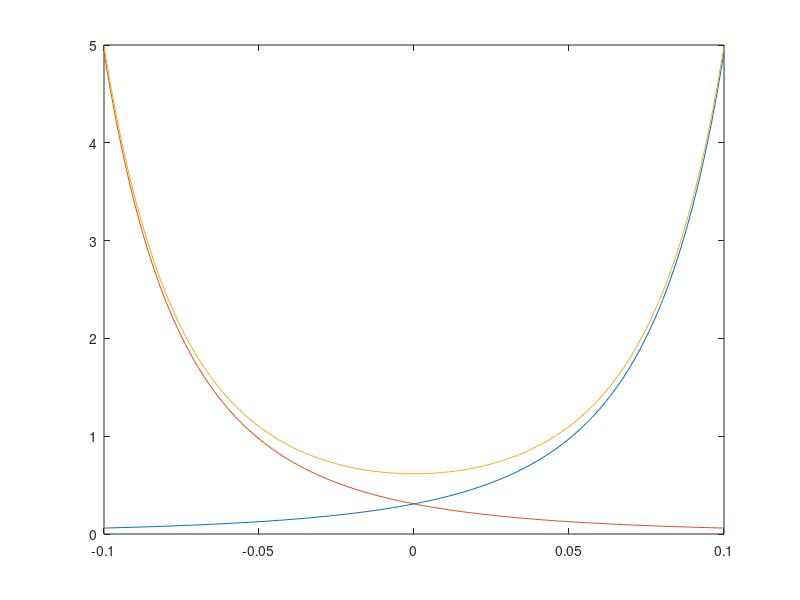

Here is the MATLAB script that generated this plot: (Note: this script raises an error after producing the figure.)
%% Linearisation

clearvars
clc

%<*param>
param.c   = 1;         % kg/s
param.mu0 = 4*pi*1e-7; % N/A^2
param.a   = 0.025;     % m
param.Br  = 1.3;       % T
param.rho = 7500;      % kg/m^3
param.g   = 9.81;      % m/s^2
param.gap = 16*param.a;
param.vol = param.a^3;
param.mass = param.rho*param.vol;
param.magn_x = param.Br/param.mu0*param.vol;
%</param>

%<*forces>
f_mag = @(x) (3/2) * param.mu0 * param.magn_x^2 ./ x.^4; % attraction by default
f_attr = @(gd,x) f_mag(-gd/2+x);
f_repl = @(gd,x) f_mag(+gd/2+x);
f_spring = @(gd,x) f_attr(gd,x) + f_repl(gd,x);
%</forces>

%<*plot1>
figure(1); clf; hold on; box on
displ = linspace(-param.gap/4,param.gap/4);
plot(displ,f_attr(param.gap,displ))
plot(displ,f_repl(param.gap,displ))
plot(displ,f_spring(param.gap,displ))

yline(param.mass*param.g,'--',"Weight")
xlabel("Displacement, x"); ylabel("Force, N")
legend("Attraction","Repulsion","Total")
%</plot1>

%<*plot2>
figure(2); clf; hold on; box on
displ = linspace(-param.gap/4,param.gap/4);
for gap = (13:20)*param.a
  plot(displ,f_spring(gap,displ))
end
yline(param.mass*param.g,'--',"Weight")
xlabel("Displacement, x"); ylabel("Force, N")
ylim([0 5])
%</plot2>

%% Dynamic model
%
% Let's implement the ODE. Take the sum of forces:
% $$ m\ddot x = - c \dot x + k(x) $$

%<*msd>
function dq = magspring_dyn(q,param)
  x   = q(1,:);
  dx  = q(2,:);

  f_mag = @(x) (3/2) * param.mu0 * param.magn_x^2 ./ x.^4; % attraction by default
  f_spring = @(gd,x) f_mag(-gd/2+x) + f_mag(+gd/2+x);

  ddx = f_spring(param.gap,x)/param.mass - param.c/param.mass*dx - param.g;
  dq  = [dx; ddx];
end
%</msd>

%<*ode>
tmax = 2; % s
x0  = -0.05; % initial position, m
dx0 = 0; % initial velocity, m/s
[t,x] = ode45(@(tt,xx) magspring_dyn(xx,param),[0 tmax],[x0; dx0]);
%</ode>

%<*plot3>
figure(3); clf; hold on; box on
yyaxis left; plot(t,1000*x(:,1),'.-')
yyaxis right; plot(t,1000*x(:,2),'.-')
box on; grid on
xlabel("Time, s")
yyaxis left; ylabel("Displacement, mm")
yyaxis right; ylabel("Velocity, mm/s")
%</plot3>


%% Vector field

%<*quiv1>
x1_0 = 0.08;
x2_0 = 1;
x1range = linspace(-x1_0,x1_0,21);
x2range = linspace(-x2_0,x2_0,21);
[x1,x2] = meshgrid(x1range,x2range);
x1x2 = transpose([x1(:),x2(:)]);
dx1dx2 = magspring_dyn(x1x2,param);
%</quiv1>

%<*quiv2>
yscale = 10; % just for better plotting
figure(4); clf; hold on; box on
quiver(x1x2(1,:),x1x2(2,:)/yscale,dx1dx2(1,:),dx1dx2(2,:)/yscale)
xlabel("Displacement $x_1$",Interpreter="LaTeX")
ylabel("Velocity $x_2$/"+yscale,Interpreter="LaTeX")
axis square
axis(1.2*[-x1_0 x1_0 -x2_0/yscale x2_0/yscale])
%</quiv2>


%% Phase portrait

clc

%<*phase1>
figure(101); clf; tiledlayout(1,2);

tmax = 2; x1_max = 0.1; x2_max = 1;
x1range = linspace(-x1_max,x1_max,7);
x2range = linspace(-x2_max,x2_max,7);
[x1_0,x2_0] = meshgrid(x1range,x2range);
%</phase1>

%<*phase2>
for ii = 1:numel(x1_0(:))
  [t,x] = ode45(@(tt,xx) magspring_dyn(xx,param),[0 tmax],[x1_0(ii); x2_0(ii)]);

  isstable = x(end,2) < 1e-3; % if mass comes to rest
  if isstable, col = "black"; else, col = "red"; end

  nexttile(1); hold on; grid on; box on
  plot(t(1,1),x(1,1),".",MarkerSize=10,Color=col); % plot initial state
  plot(t(:,1),x(:,1),color=col)

  nexttile(2); hold on; grid on; box on
  plot(x(1,1),x(1,2),".",MarkerSize=10,Color=col); % plot initial state
  plot(x(:,1),x(:,2),color=col)
end
%</phase2>

%<*phase3>
nexttile(1)
xlabel("Time, $t$, s",Interpreter="LaTeX")
ylabel("Displacement, $x_1$, m",Interpreter="LaTeX")
axis square
title("Time evolution of states")

nexttile(2)
xlabel("Displacement, $x_1$, m",Interpreter="LaTeX")
ylabel("Velocity, $x_2$, m/s",Interpreter="LaTeX")
yylim = ylim(); ythresh = x2_max*1.5;
ylim([max(yylim(1),-ythresh),min(yylim(2),+ythresh)]); % limit y axis if unstable
axis square
title("State trajectories (phase portrait)")
%</phase3>

nexttile(1)
xlim([0 0.5*tmax])

nexttile(2)
xlim([-0.125 0.125])
ylim([-1.25 1.25])
figuresize(20,10,"cm")
saveas(gcf,"magspringportrait.pdf")


%% Linearise

clc

% find equilibrium points:

%<*root>
x_eq1 = fzero(@(x) f_spring(param.gap,x)-param.mass*param.g , -0.01);
x_eq2 = fzero(@(x) f_spring(param.gap,x)-param.mass*param.g , +0.01);
%</root>

%<*deriv>
k_mag = @(x) -6 * param.mu0 * param.magn_x^2 ./ x.^5;
k_spring = @(gd,x) k_mag(-gd/2+x) + k_mag(+gd/2+x);

figure(11); clf; hold on; box on
displ = linspace(-param.gap/4,param.gap/4,20);
plot(displ,k_spring(param.gap,displ))
plot(displ,gradient(f_spring(param.gap,displ),displ(2)-displ(1)),'.')
legend("Analytical","Numerical")
ylabel("Derivative of force, N/m")
xlabel("Displacement, m")
%</deriv>

%% Response at first equilibrium point

%<*ss>
k_lin1 = k_spring(param.gap,x_eq1);
M = param.mass;

A1 = [0, 1; k_lin1/M, -param.c/M];
B1 = [0; 1/M];
C1 = [1, 0]; % displacement output
D1 = 0;

magss1 = ss(A1,B1,C1,D1);
%</ss>

%<*lin>
figure(8); clf; hold on; box on

x0  = -0.01; % initial position, m
dx0 = 0; % initial velocity, m/s

[y,t] = initial(magss1,[x0; dx0]);
plot(t,1000*y)

[t,x] = ode45(@(tt,xx) magspring_dyn(xx,param),[0 t(end)],[x_eq1+x0; dx0]);
plot(t,1000*(x(:,1)-x_eq1),'--')

xlim([0 t(end)])
xlabel("Time, s")
ylabel("Displacement, mm")
legend("Linear","Nonlinear")
title("Unforced response from inital condition")
%</lin>


%% Step response

%<*step>
stepinfo(magss1)

figure(9)
sp = stepplot(magss1);
sp.Characteristics.SettlingTime.Visible = "on";
sp.Characteristics.PeakResponse.Visible = "on";
%</step>

%% Frequency response

%<*frf>
figure(10)
bp = bodeplot(magss1);
bp.Characteristics.FrequencyPeakResponse.Visible = "on";
%</frf>